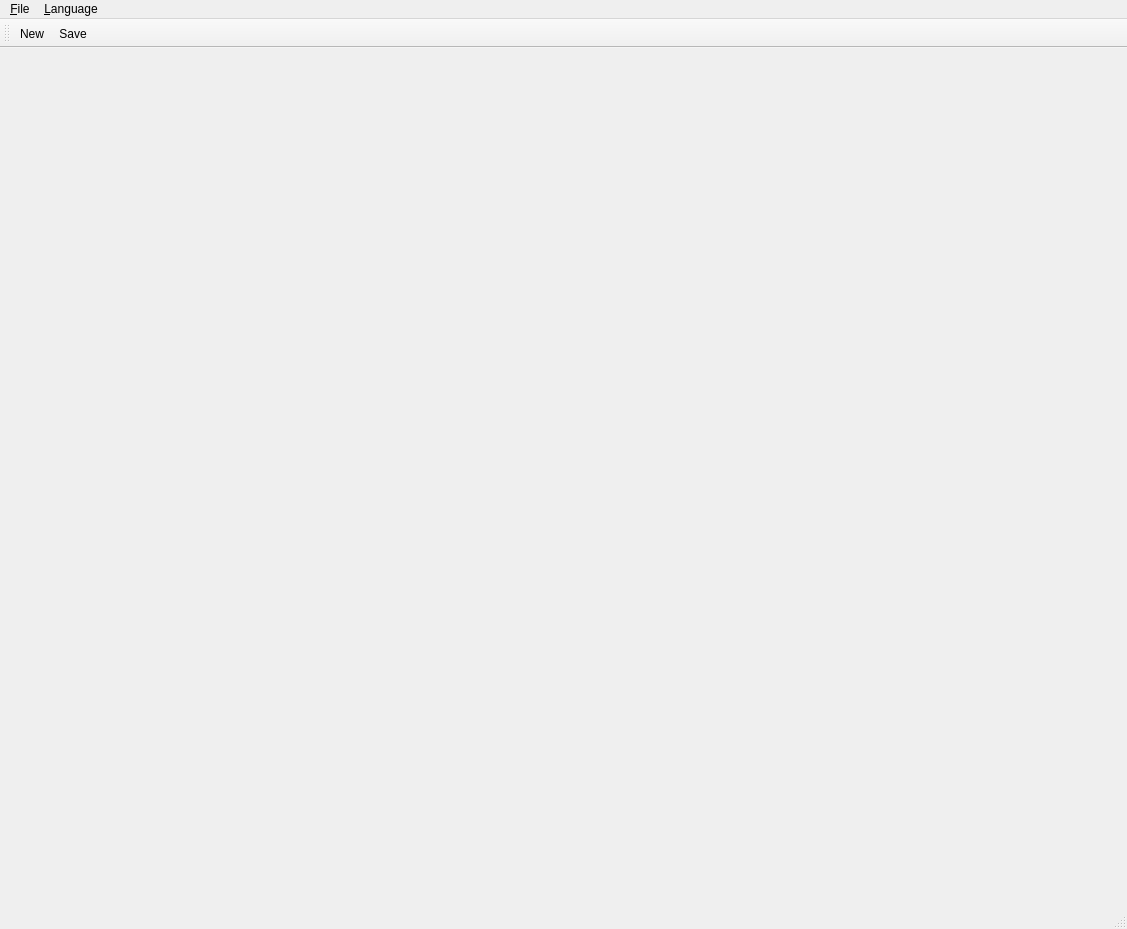
<?xml version="1.0" encoding="UTF-8"?>
<ui version="4.0">
 <class>MainWindow</class>
 <widget class="QMainWindow" name="MainWindow">
  <property name="geometry">
   <rect>
    <x>0</x>
    <y>0</y>
    <width>1127</width>
    <height>929</height>
   </rect>
  </property>
  <property name="windowTitle">
   <string>MainWindow</string>
  </property>
  <widget class="QWidget" name="centralWidget">
   <layout class="QHBoxLayout" name="horizontalLayout"/>
  </widget>
  <widget class="QMenuBar" name="menuBar">
   <property name="geometry">
    <rect>
     <x>0</x>
     <y>0</y>
     <width>1127</width>
     <height>21</height>
    </rect>
   </property>
   <widget class="QMenu" name="menu_File">
    <property name="title">
     <string>&amp;File</string>
    </property>
    <addaction name="action_New"/>
    <addaction name="actionSave"/>
    <addaction name="actionClose"/>
   </widget>
   <widget class="QMenu" name="menuLanguage">
    <property name="title">
     <string>&amp;Language</string>
    </property>
   </widget>
   <addaction name="menu_File"/>
   <addaction name="menuLanguage"/>
  </widget>
  <widget class="QToolBar" name="mainToolBar">
   <attribute name="toolBarArea">
    <enum>TopToolBarArea</enum>
   </attribute>
   <attribute name="toolBarBreak">
    <bool>false</bool>
   </attribute>
   <addaction name="action_New"/>
   <addaction name="actionSave"/>
  </widget>
  <widget class="QStatusBar" name="statusBar"/>
  <action name="action_New">
   <property name="icon">
    <iconset>
     <normalon>:/images/new.png</normalon>
    </iconset>
   </property>
   <property name="text">
    <string>&amp;New</string>
   </property>
  </action>
  <action name="actionClose">
   <property name="icon">
    <iconset>
     <normalon>:/images/dark/close-pressed.svg</normalon>
    </iconset>
   </property>
   <property name="text">
    <string>Exit</string>
   </property>
  </action>
  <action name="actionSave">
   <property name="icon">
    <iconset resource="../resource.qrc">
     <normaloff>:/images/save.png</normaloff>
     <normalon>:/images/new.png</normalon>:/images/save.png</iconset>
   </property>
   <property name="text">
    <string>&amp;Save</string>
   </property>
  </action>
 </widget>
 <layoutdefault spacing="6" margin="11"/>
 <resources>
  <include location="../resource.qrc"/>
 </resources>
 <connections/>
</ui>
